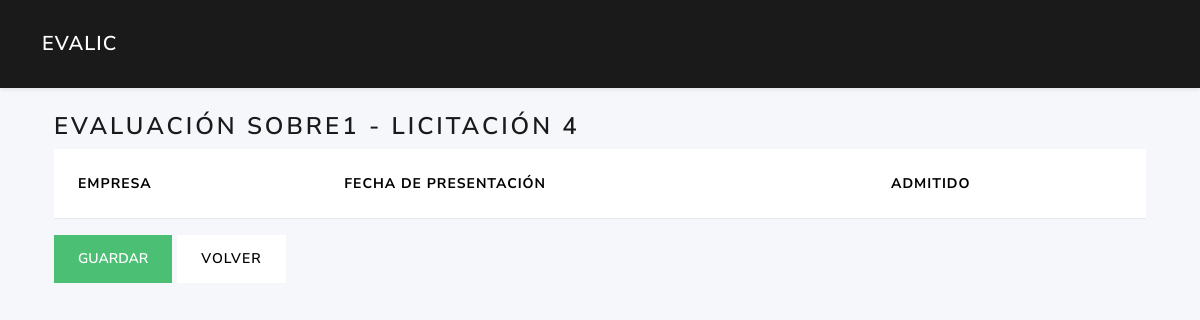
The app's page /ofertas/4/evaluar_sobre1, older data.
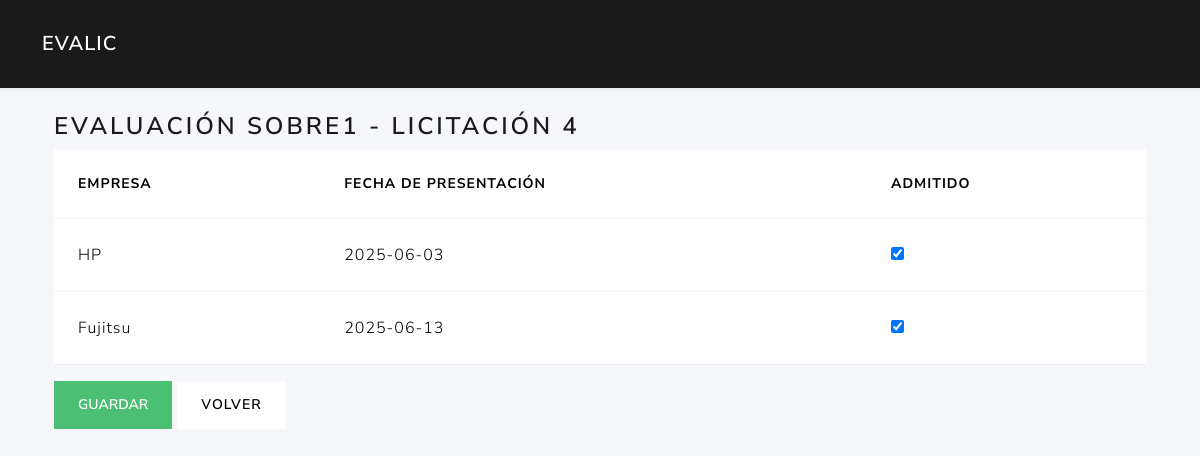
The same page, newer data.
### tables this page shows
CREATE TABLE ofertas (
        fechapresentacion TEXT NOT NULL,
        admitidasobre1 INTEGER,             
        licitacion_id INTEGER NOT NULL,
        licitante_id INTEGER NOT NULL,
        PRIMARY KEY (licitacion_id,licitante_id)                                       
        FOREIGN KEY (licitacion_id) REFERENCES licitaciones(id)
        FOREIGN KEY (licitante_id) REFERENCES licitantes(id)                                                           
    );

CREATE TABLE licitantes (
        id  INTEGER PRIMARY KEY AUTOINCREMENT,
        nombreempresa TEXT NOT NULL,
        cif text NOT NULL,
        direccion text,
        ciudad text,
        provincia text,
        telefono text,
        email text                                                                                                                            
    );

### routes/ofertas_routes.py (the view, shortened to what this page needs)
@ofertas_bp.route('/<int:licitacion_id>/evaluar_sobre1', methods=['GET', 'POST'])
def evaluar_sobre1(licitacion_id):
    ofertas = list_ofertas_logic(current_app, licitacion_id)
    return render_template('ofertas/evaluar_sobre1.html',
                           ofertas=ofertas,
                           licitacion_id=licitacion_id)

### app.py (called while the page is built)
def create_app():
    app = Flask(__name__)
    app.permanent_session_lifetime = timedelta(hours=1)  # Sesión permanente por 1 hora
    app.config.from_object(Config)
    @app.context_processor
    def utility_processor():
        from flask import request, url_for
        def url_for_other_page(page):
            args = request.args.copy()
            args['page'] = page
            return url_for('licitaciones.index', **args)
        return dict(url_for_other_page=url_for_other_page)
    app.teardown_appcontext(close_connection)
    with app.app_context():
        init_db(app)
    app.register_blueprint(auth_bp)
    app.register_blueprint(user_bp)
    app.register_blueprint(licitaciones_bp)
    app.register_blueprint(ofertas_bp)
    app.register_blueprint(licitantes_bp)
    app.register_blueprint(evaluador_bp)
    app.register_blueprint(criterios_bp)
    return app

### models/dao.py (called while the page is built)
def close_connection(exception):
    db = getattr(g, '_database', None)
    if db is not None:
        db.close()

def get_db(app):
    if 'sqlite_db' not in g:
        g.sqlite_db = sqlite3.connect(
            app.config['DATABASE'],
            detect_types=sqlite3.PARSE_DECLTYPES
        )
        g.sqlite_db.row_factory = sqlite3.Row
    return g.sqlite_db

### models/ofertas_data.py (called while the page is built)
def list_ofertas(db, licitacion_id=None):
    query = """
        SELECT o.licitacion_id, o.licitante_id, o.fechapresentacion, o.admitidasobre1, l.nombreempresa
        FROM ofertas o
        JOIN licitantes l ON o.licitante_id = l.id
    """
    params = ()
    if licitacion_id:
        query += " WHERE o.licitacion_id=?"
        params = (licitacion_id,)
    query += " ORDER BY o.licitacion_id, o.licitante_id"
    cur = db.execute(query, params)
    return cur.fetchall()

### services/oferta_service.py (called while the page is built)
def list_ofertas_logic(app, licitacion_id=None):
    db = get_db(app)
    return list_ofertas(db, licitacion_id)

### templates/ofertas/evaluar_sobre1.html (shortened to what this page needs)
{% extends 'base.html' %}
{% block content %}
<div class="container">
  <h3>Evaluación Sobre1 - Licitación {{ licitacion_id }}</h3>
  <form method="post">
    <table class="table">
      <thead>
        <tr>
          <th>Empresa</th>
          <th>Fecha de presentación</th>
          <th>Admitido</th>
        </tr>
      </thead>
      <tbody>
        {% for o in ofertas %}
        <tr>
          <td>{{ o.nombreempresa }}</td>
          <td>{{ o.fechapresentacion }}</td>
          <td>
            <input type="checkbox" name="admitidasobre1_{{ o.licitante_id }}" {% if o.admitidasobre1 %}checked{% endif %}>
          </td>
        </tr>
        {% endfor %}
      </tbody>
    </table>
    <button type="submit" class="btn btn-success">Guardar</button>
    <a href="{{ url_for('licitaciones.edit_licitacion_route', lic_id=licitacion_id) }}" class="btn btn-secondary">Volver</a>
  </form>
</div>
{% endblock %}

### templates/base.html (shortened to what this page needs)
<!doctype html>
<html lang="es">
<head>
  <link href="https://cdn.jsdelivr.net/npm/bootswatch@5.3.0/dist/lux/bootstrap.min.css"
        rel="stylesheet">
</head>
<body>
  <nav class="navbar navbar-expand-lg navbar-dark bg-primary shadow-sm">
    <div class="container">
    {% if session.get('role_id') == 1 %}
      <a class="navbar-brand" href="{{ url_for('user.dashboard') }}">EvaLic</a>
    {% elif session.get('role_id') == 2 %}
      <a class="navbar-brand" href="{{ url_for('licitaciones.index') }}">EvaLic</a>
    {% elif session.get('role_id') == 3 %}
      <a class="navbar-brand" href="{{ url_for('evaluador.index') }}">EvaLic</a>
    {% else %}
      <a class="navbar-brand" href="{{ url_for('auth.login') }}">EvaLic</a>
    {% endif %}
    </div>
  </nav>
  <main class="container py-4">
    {% block content %}{% endblock %}
  </main>
</body>
</html>

### templates/base.html (style rules this page uses)
body { background:#f5f7fa; }
.navbar-brand { font-weight:600; }

Row changes from the older to the newer data that the page shows:
added ofertas: nombreempresa "HP", fechapresentacion "2025-06-03", admitidasobre1 "☑"
added ofertas: nombreempresa "Fujitsu", fechapresentacion "2025-06-13", admitidasobre1 "☑"
